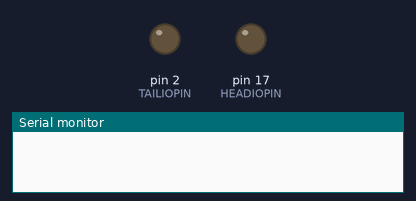
Bench run of a sketch on a simulated Arduino Uno, built with avr-gcc and run on an emulated ATmega328P. Shown: output pins drawn as LEDs (lit = HIGH), the last lines printed to the serial monitor. Random numbers use the default seed unless the sketch sets one.

Above: at 0.1 s.
At 5.1 s:
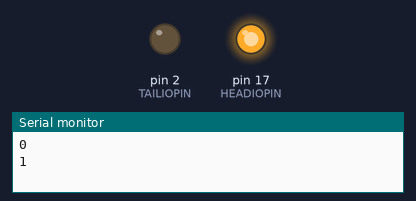
At 37.1 s:
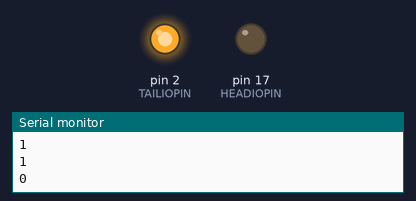
Timing chart, 0 to 38.6 s (numbered marks = the images above):
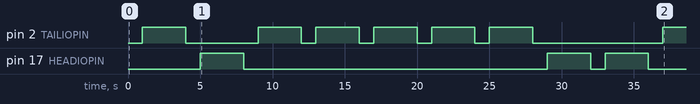

The sketch:

lab_HeadOrTail_Program.ino
```cpp
#define HEADIOPIN 17 // ใช้ pin ขาไหน
#define TAILIOPIN 2
#define PAUSE 3000 // ดีเลเท่าไหร่
#define REST 2000
int head = HEADIOPIN;
int tail = TAILIOPIN;
long randomNumber = 0L; // ใช้ "L" เพื่อบอกว่ามัน เป็นข้อมูลประเภทยาว ,ไม่ใช่ int.


void setup() {

  Serial.begin(9600);
  pinMode(head, OUTPUT);
  pinMode(tail, OUTPUT);
  randomSeed(analogRead(0)); // seed สุ่มตัวเลข
}

void loop() {
  randomNumber = generateRandomNumber();
  digitalWrite(head, 0);     //ปิดไฟทั้งคู่
  digitalWrite(tail, 0);
  delay(PAUSE - REST);         //Let them see both are off for a time slice
  if (randomNumber % 2 ==1) {  //เลขคู่จะเป็นหัว
    digitalWrite(head, 1);
    digitalWrite(tail, 0);
  } else {
    digitalWrite(tail, 1); //ตัวเลขอื่นๆ จะเป็นก้อย
    digitalWrite(head, 0);
  }
  Serial.println(randomNumber % 2 ==1 );  //แสดงผล เลขสุ่มไปที่ serial mornitor 0 คือ หัว 1 คือ ก้อย
  delay(PAUSE);                //หยุด 3 วินาที
}

long generateRandomNumber()
  {
    return random(0, 1000000); //สุ่ทตัวเลขระหว่าง 0 ถึง 1000000
  }
```

Measured:
- by itself, pin 2 (TAILIOPIN): goes HIGH 3.0 s, LOW 5.0 s, 4 × (HIGH 3.0 s, LOW 1.0 s), HIGH 3.0 s, LOW 9.0 s, then HIGH
- by itself, pin 17 (HEADIOPIN): goes HIGH 3.0 s, LOW 21.0 s, HIGH 3.0 s, LOW 1.0 s, HIGH 3.0 s, then LOW
